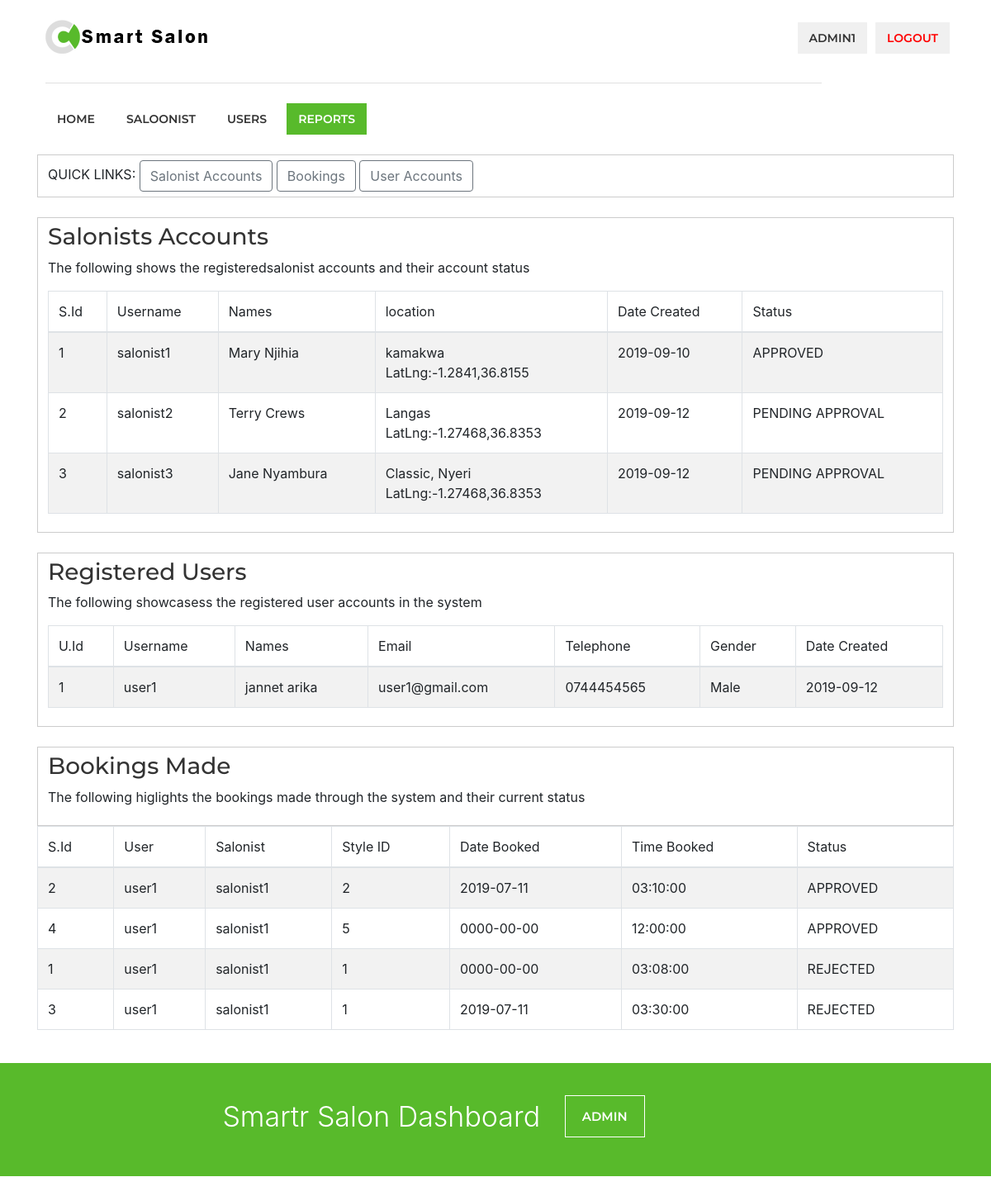
The page /admin/reports.php (signed in, upper part) on the database as committed earlier.
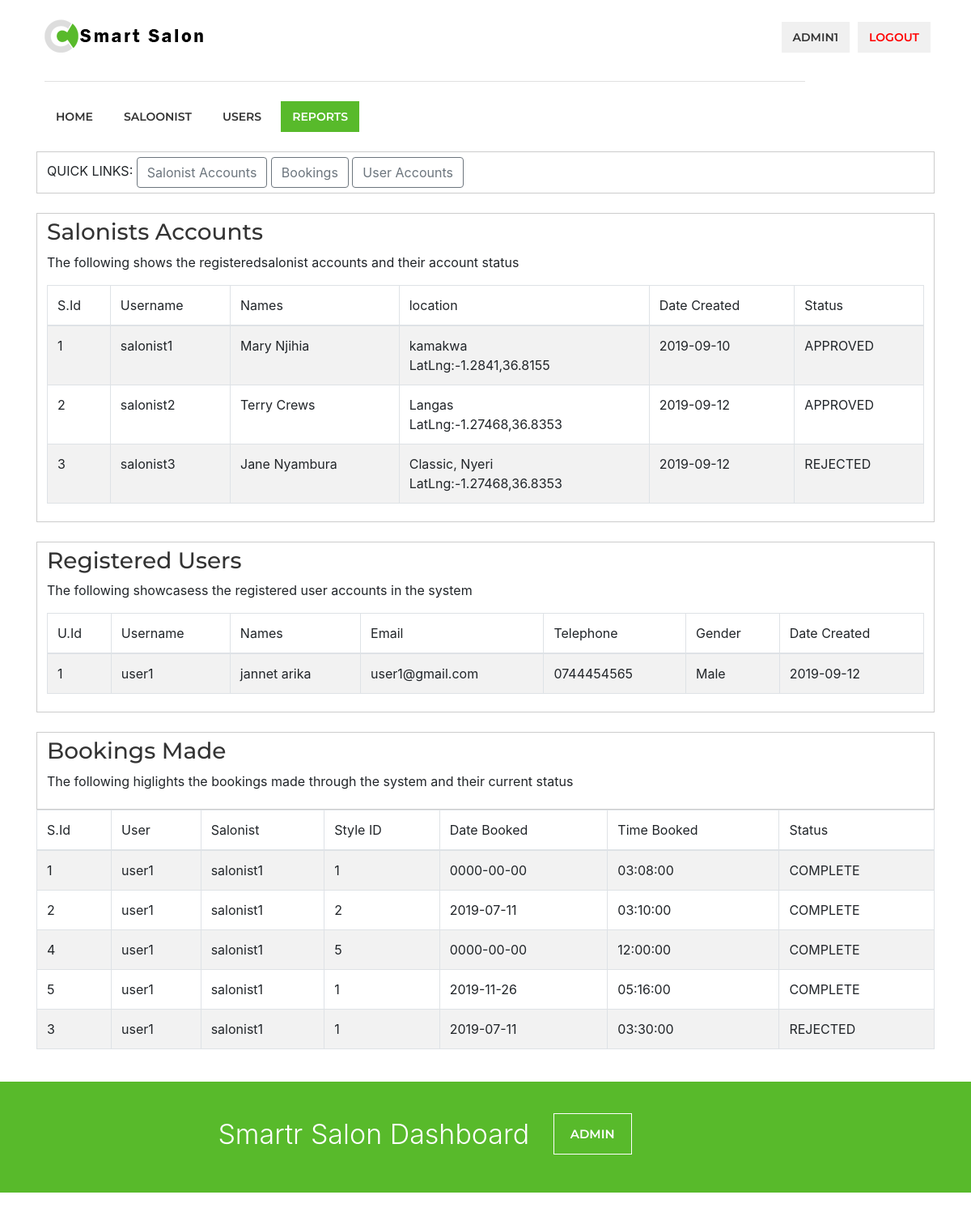
The same page on the database as committed later.
### tables this page shows
CREATE TABLE `salonist` (
  `id` int(11) NOT NULL,
  `username` varchar(255) NOT NULL,
  `email` varchar(255) NOT NULL,
  `password` varchar(255) NOT NULL,
  `fname` varchar(255) NOT NULL,
  `lastname` varchar(255) NOT NULL,
  `salonname` varchar(255) NOT NULL,
  `category` varchar(255) NOT NULL,
  `phone` int(11) NOT NULL,
  `location` varchar(255) NOT NULL,
  `tfrom` time NOT NULL,
  `tto` time NOT NULL,
  `lat` float NOT NULL,
  `lng` float NOT NULL,
  `datecreated` varchar(255) NOT NULL,
  `status` varchar(255) NOT NULL
);

CREATE TABLE `users` (
  `id` int(11) NOT NULL,
  `username` varchar(255) NOT NULL,
  `email` varchar(255) NOT NULL,
  `password` varchar(255) NOT NULL,
  `telno` varchar(255) NOT NULL,
  `datecreated` date NOT NULL,
  `fname` varchar(255) NOT NULL,
  `lname` varchar(255) NOT NULL,
  `gender` varchar(255) NOT NULL,
  `lat` float NOT NULL,
  `lng` float NOT NULL
);

CREATE TABLE `bookings` (
  `id` int(11) NOT NULL,
  `username` varchar(20) NOT NULL,
  `salonist` varchar(20) NOT NULL,
  `styleid` int(11) NOT NULL,
  `datebooked` date NOT NULL,
  `timeboked` time NOT NULL,
  `prefereddate` date NOT NULL,
  `preferdtime` time NOT NULL,
  `description` varchar(255) NOT NULL,
  `salonistreply` varchar(255) NOT NULL,
  `status` varchar(40) NOT NULL,
  `reasonforrejection` varchar(255) NOT NULL,
  `bookingremarks` varchar(255) NOT NULL
);

### admin/reports.php (the view, shortened to what this page needs)
<?php
include('server.php');
?>
<!DOCTYPE html>
<html lang="en">
<head>
<link rel="stylesheet" href="css/style.css">
<link rel="stylesheet" href="css/colors/green.css" id="colors">
<link rel="stylesheet" href="css/bootstrap.min.css">
</head>
<body>
<div id="wrapper">
<header>
<div class="container">
	<div class="sixteen columns">
		<div id="logo">
			<h1><a href="index.php"><img src="images/logo.png" alt="Work Scout" /></a></h1>
		</div>
		<nav id="navigation" class="menu">
			<ul id="responsive">
				<li><a href="index.php">Home</a> </li>
				<li><a href="saloonists.php">saloonist</a></li>
				<li><a href="users.php">Users</a></li>
				<li><a href="reports.php" id="current">Reports</a></li>
			</ul>
			<ul class="float-right">
				<li><a href="#"><?=$_SESSION["username"]?></a></li>
				<li><a href="index.php?logout='1'" style="color: red;">logout</a></li>
			</ul>
		</nav>
	</div>
</div>
</header>
<div class="clearfix"></div>
<section class="section intro">
	<div class="container">
		<div style="padding: 6px 12px; border: 1px solid #ccc;">
			QUICK LINKS:
			<a href="#pending"><button type="button" class="btn btn-outline-secondary">Salonist Accounts </button></a>
			<a href="#approved"><button type="button" class="btn btn-outline-secondary">Bookings</button></a>
			<a href="#rejected"><button type="button" class="btn btn-outline-secondary">User Accounts</button></a>
		</div>
	</div>
	<br>
	<div class="container" id="pending">
		<div style="padding: 6px 12px; border: 1px solid #ccc;">
			<h3>Salonists Accounts</h3>
			<p>The following shows the registeredsalonist accounts and their account status</p>
			<table class="table table-bordered table-striped">
				<thead>
					<tr>
					<th scope="col">S.Id</th>
					<th scope="col">Username </th>
					<th scope="col">Names</th>
					<th scope="col">location</th>
					<th scope="col">Date Created</th>
					<th scope="col">Status</th>
					</tr>
				</thead>
				<tbody>
					<?php
					$sql = "SELECT * FROM salonist ORDER BY status";
					$result = mysqli_query($db, $sql);
					while($row = mysqli_fetch_array($result, MYSQLI_NUM))
					{
						echo '<tr>';
							echo '<td>'.$row[0].'</td> ';
							echo '<td>'.$row[1].'</td> ';
							echo '<td>'.$row[4].' '.$row[5].'</td> ';
							echo '<td>'.$row[9].'<br>LatLng:'.$row[12].','.$row[13].'</td> ';
							echo '<td>'.$row[14].'</td> ';
							echo '<td>'.$row[15].'</td> ';
						echo '</tr>';
					}
					?>
				</tbody>
			</table>
		</div>
	</div>
	<br>
	<div class="container" id="rejected">
		<div style="padding: 6px 12px; border: 1px solid #ccc;">
			<h3>Registered Users</h3>
			<p>The following showcasess the registered user accounts in the system</p>
			<table class="table table-bordered table-striped">
				<thead>
					<tr>
					<th scope="col">U.Id</th>
					<th scope="col">Username </th>
					<th scope="col">Names</th>
					<th scope="col">Email</th>
					<th scope="col">Telephone</th>
					<th scope="col">Gender </th>
					<th scope="col">Date Created</th>
					</tr>
				</thead>
				<tbody>
					<?php
					$sql = "SELECT * FROM users";
					$result = mysqli_query($db, $sql);
					while($row = mysqli_fetch_array($result, MYSQLI_NUM))
					{
						echo '<tr>';
							echo '<td>'.$row[0].'</td> ';
							echo '<td>'.$row[1].'</td> ';
							echo '<td>'.$row[6]." ".$row[7].'</td> ';
							echo '<td>'.$row[2].'</td> ';
							echo '<td>'.$row[4].'</td> ';
							echo '<td>'.$row[8].'</td> ';
							echo '<td>'.$row[5].'</td> ';
						echo '</tr>';
					}
					?>
				</tbody>
			</table>
		</div>
	</div>
	<br>
	<div class="container" id="approved">
		<div style="padding: 6px 12px; border: 1px solid #ccc;">
			<h3>Bookings Made</h3>
			<p> The following higlights the bookings made through the system and their current status</p>
		</div>
		<table class="table table-bordered table-striped">
				<thead>
					<tr>
					<th scope="col">S.Id</th>
					<th scope="col">User </th>
					<th scope="col">Salonist</th>
					<th scope="col">Style ID</th>
					<th scope="col">Date Booked</th>
					<th scope="col">Time Booked</th>
					<th scope="col">Status</th>
					</tr>
				</thead>
				<tbody>
					<?php
					$sql = "SELECT * FROM bookings ORDER BY status ";
					$result = mysqli_query($db, $sql);
					while($row = mysqli_fetch_array($result, MYSQLI_NUM))
					{
						echo '<tr>';
							echo '<td>'.$row[0].'</td> ';
							echo '<td>'.$row[1].'</td> ';
							echo '<td>'.$row[2].'</td> ';
							echo '<td>'.$row[3].'</td> ';
							echo '<td>'.$row[4].'</td> ';
							echo '<td>'.$row[5].'</td> ';
							echo '<td>'.$row[10].'</td> ';
						echo '</tr>';
					}
					?>
				</tbody>
			</table>
	</div>
</section>
<br>
<div class="infobox">
	<div class="container">
		<div class="sixteen columns">Smartr Salon Dashboard <a href="#">ADMIN</a></div>
	</div>
</div>
</div>
</body>
</html>

Rows that differ between the two databases and show on the page:
changed salonist "salonist2": status "PENDING APPROVAL" → "APPROVED"
changed salonist "salonist3": status "PENDING APPROVAL" → "REJECTED"
changed bookings id 1: status "REJECTED" → "COMPLETE"; moves up the list
changed bookings id 2: status "APPROVED" → "COMPLETE"
changed bookings id 4: status "APPROVED" → "COMPLETE"
added bookings: id "5", username "user1", salonist "salonist1", styleid "1", datebooked "2019-11-26", timeboked "05:16:00", status "COMPLETE"
